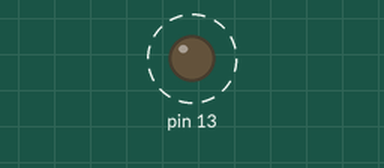
Simulated run of this sketch. Board: Arduino Uno, built with avr-gcc and run on an emulated ATmega328P. Shown: output pins drawn as LEDs (lit = HIGH). Dashed ring = blinking.

Above: at 0.5 s.
Timing chart, 0 to 4.6 s (numbered marks = the images above):
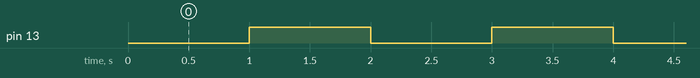

Measured:
- by itself, pin 13: alternates HIGH for 1.0 s and LOW for 1.0 s

The sketch:

timer_1sec.ino
```cpp
int z = 0;

void setup() {
  pinMode(13, OUTPUT);

  TCCR1A = 0;
  TCCR1B = 0;
  TCCR1B |= (1<<CS12); // prescaler /256
  TIMSK1 |= (1<<TOIE1); // timer overflow
  TCNT1 = 3036;

}

  ISR(TIMER1_OVF_vect){
    TCNT1 = 3036;
    z = !z;
  }

void loop() {
  digitalWrite(13, z);
}
```
